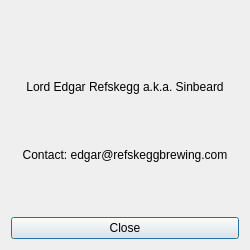
<?xml version="1.0" encoding="UTF-8"?>
<ui version="4.0">
 <class>DialogAbout</class>
 <widget class="QDialog" name="DialogAbout">
  <property name="geometry">
   <rect>
    <x>0</x>
    <y>0</y>
    <width>250</width>
    <height>250</height>
   </rect>
  </property>
  <property name="windowTitle">
   <string>Dialog</string>
  </property>
  <layout class="QVBoxLayout" name="verticalLayout">
   <item>
    <widget class="QLabel" name="labelLogo">
     <property name="text">
      <string/>
     </property>
     <property name="pixmap">
      <pixmap resource="rsrc.qrc">:/pics/small_animated_logo</pixmap>
     </property>
     <property name="alignment">
      <set>Qt::AlignHCenter|Qt::AlignTop</set>
     </property>
    </widget>
   </item>
   <item>
    <widget class="QLabel" name="label">
     <property name="sizePolicy">
      <sizepolicy hsizetype="MinimumExpanding" vsizetype="Ignored">
       <horstretch>0</horstretch>
       <verstretch>0</verstretch>
      </sizepolicy>
     </property>
     <property name="text">
      <string>Lord Edgar Refskegg a.k.a. Sinbeard</string>
     </property>
     <property name="alignment">
      <set>Qt::AlignHCenter|Qt::AlignTop</set>
     </property>
    </widget>
   </item>
   <item>
    <widget class="QLabel" name="label_2">
     <property name="text">
      <string>Contact: edgar@refskeggbrewing.com</string>
     </property>
     <property name="alignment">
      <set>Qt::AlignHCenter|Qt::AlignTop</set>
     </property>
    </widget>
   </item>
   <item>
    <widget class="QPushButton" name="pushButton">
     <property name="text">
      <string>Close</string>
     </property>
    </widget>
   </item>
  </layout>
 </widget>
 <resources>
  <include location="rsrc.qrc"/>
 </resources>
 <connections/>
</ui>
